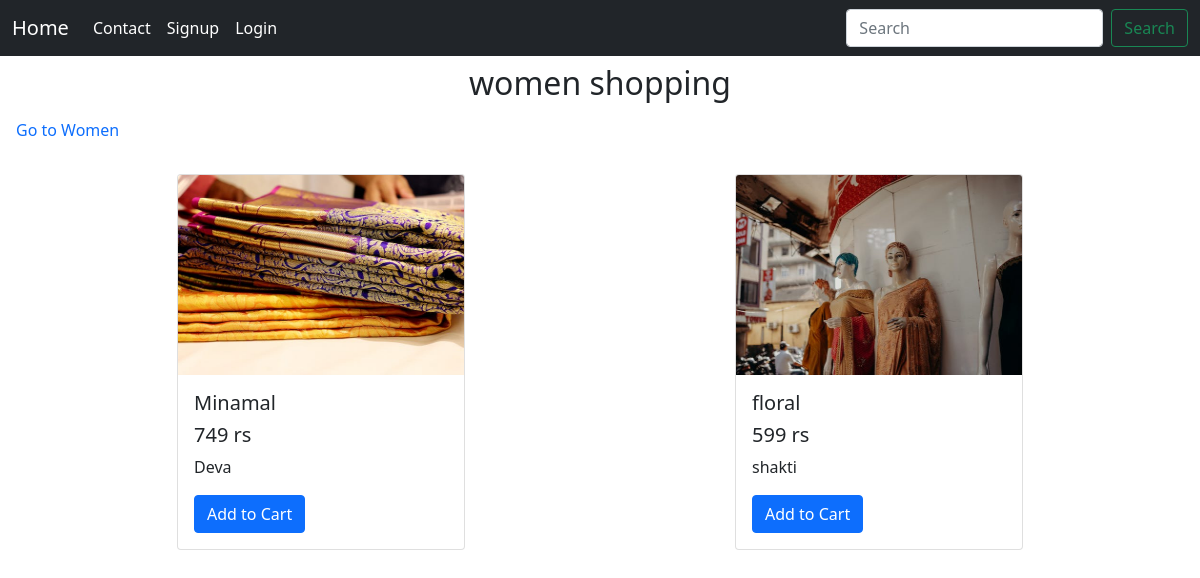
The page /cart/1 on the database its author committed.
### homeapp/models.py (models this page shows)
class Womenlist(models.Model):
    name=models.CharField(max_length=50)
    brand=models.CharField(max_length=80)
    price=models.IntegerField()
    women=models.ForeignKey(Women,on_delete=models.CASCADE)
    img=models.ImageField(null=True,upload_to='pics')

### homeapp/views.py (the view)
# urls.py: path('cart/<int:id>',views.cart,name='cart'),
def cart(request,id):
    items=Womenlist.objects.filter(women_id=id)
    return render(request,'shop/cart.html',{"items":items})

### templates/shop/cart.html
{% extends "base/navbar.html" %}
{% block body %}
<h2 class="text-center mt-2">women shopping</h2>
<div class="col">
    <a class="nav-link active" href="{% url 'women' %}">Go to Women</a>
</div>
<div class="container my-3 d-flex justify-content-around">
    {% for j in items %}
    <div class="card mx-3 my-2" style="width: 18rem;">
        <img class="card-img-top" width="250" height="200" src="{{j.img.url}}" alt="Card image cap">
        <div class="card-body">
          <h5 class="card-title">{{j.name}}</h5>
          <h5 class="card-title">{{j.price}} rs </h5>
          <p class="card-text">{{j.brand}}</p>
          <button class="btn btn-primary">Add to Cart</button>
        </div>
    </div>
    {% endfor %}
</div>
{% endblock  %}

### rows shown on the page
Womenlist: img (picture), name "Minamal", price "749", brand "Deva"
Womenlist: img (picture), name "floral", price "599", brand "shakti"
